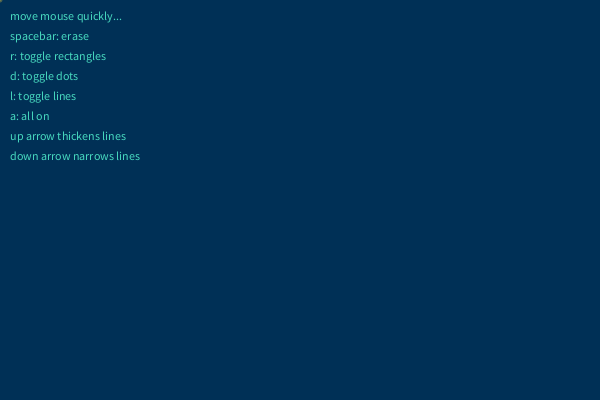
Frame 1 (no input)
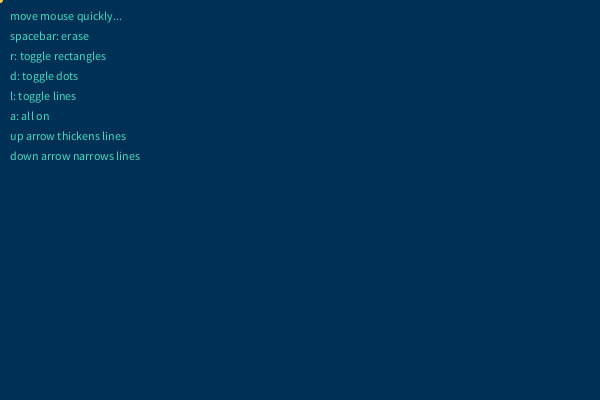
Frame 60 (the mouse pressed at the canvas centre just before this capture)
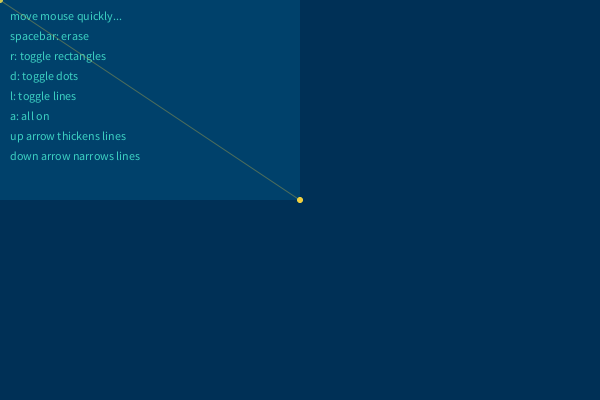
Frame 120 (the mouse held since frame 60 and released just before this capture)

The Processing sketch that drew these frames (run headless with seeded random() and noise(); from frame 60 on, the mouse is pressed at the canvas centre):

// Processing sketch: processing_89257
// ── processing_89257.pde

/*
 *  Title: P07_03_KeyboardInteraction
 *  By:    Barton Poulson (artbybart.org)
 *  Date:  13 February 2013
 *
 *  Assignment: 
 *    Create a sketch that responds to keyboard input by changing
 *    some aspect of the drawing or a behavior. 
 */
 
// This palette is "Bahamas" by learnedt15
// See https://kuler.adobe.com/#themeID/2238023

color[] palette = {#003056, #04518C, #00A1D9, #47D9BF, #F2D03B};

boolean rToggle = true;  // Creates toggle variable for rectangles
boolean lToggle = true;  // Creates toggle variable for lines
boolean dToggle = true;  // Creates toggle variable for dots

int sw = 1;              // Adjusts stroke weight of lines

void setup() {
  size(600, 400);
  smooth();
  rectMode(CORNERS);
  frameRate(10);

  background(palette[0]);

  fill(palette[3]);
  text("move mouse quickly...", 10, 20);
  text("spacebar: erase", 10, 40);
  text("r: toggle rectangles", 10, 60);
  text("d: toggle dots", 10, 80);
  text("l: toggle lines", 10, 100);
  text("a: all on", 10, 120);
  text("up arrow thickens lines", 10, 140);
  text("down arrow narrows lines", 10, 160);
}

void draw() {
  noStroke();
  
  if (rToggle) {  
    fill(palette[int(random(1,4))], 40);
    rect(mouseX, mouseY, pmouseX, pmouseY);
  }
  
  if (dToggle) {  
    fill(palette[4], 80);
    ellipse(mouseX, mouseY, 5, 5);
  }
  
  if (lToggle) {  
    stroke(palette[4], 80);
    strokeWeight(sw);
    line(mouseX, mouseY, pmouseX, pmouseY);
  }
}

void keyPressed() {
  
  if (key == ' ') {
    background(palette[0]);
    fill(palette[3]);
    text("move mouse quickly...", 10, 20);
    text("spacebar: erase", 10, 40);
    text("r: toggle rectangles", 10, 60);
    text("d: toggle dots", 10, 80);
    text("l: toggle lines", 10, 100);
    text("a: all on", 10, 120);
    text("up arrow thickens lines", 10, 140);
    text("down arrow narrows lines", 10, 160);
  }
  
  if ((key == 'r') || (key == 'R')) rToggle = !rToggle;
  if ((key == 'd') || (key == 'D')) dToggle = !dToggle;
  if ((key == 'l') || (key == 'L')) lToggle = !lToggle;
  
  if (key == CODED) {
    if (keyCode == UP) sw++;
    if (keyCode == DOWN) sw--;
    sw = constrain(sw, 1, 20);
  }
  
  if ((key == 'a') || (key == 'A')) {
    rToggle = true;
    lToggle = true;
    dToggle = true;
  } 
}
